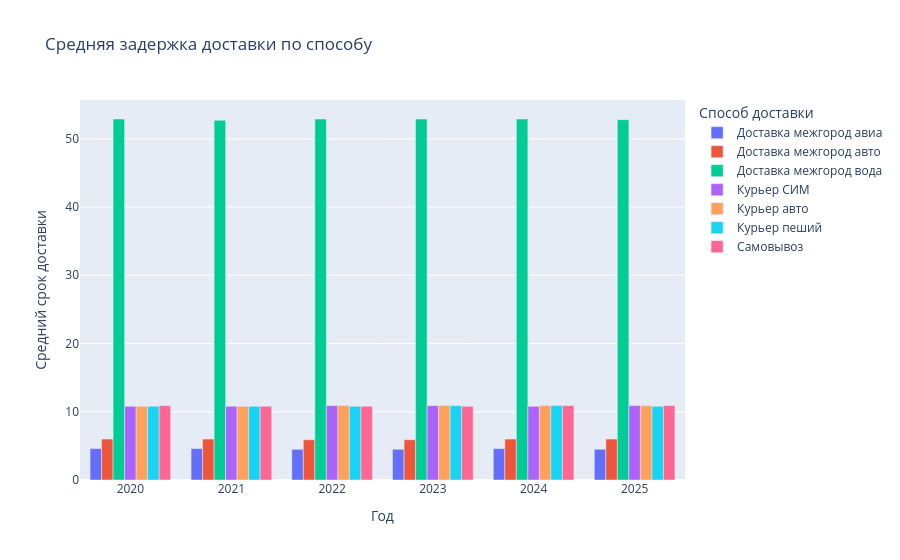

The code cell stored with this chart in its notebook:
### Markdown cell above
### Средний срок доставки заказа

### Code cell
df = duckdb.query(
    """
    SELECT
        date_trunc('year', order_date) AS year,
        ship_name,
        ROUND(AVG(EPOCH(shipped_date - order_date)) / 86400, 1) AS avg_delay_days
    FROM orders AS o
    JOIN ship_types AS st USING (ship_id)
    WHERE
        1=1
    GROUP BY 1, 2
    ORDER BY 1, 2
    """
).df()

fig = px.bar(
    df,
    x='year',
    y='avg_delay_days',
    color='ship_name',
    barmode='group',  # grouped — столбцы рядом, не стопкой
    labels={
        'year': 'Год',
        'avg_delay_days': 'Средний срок доставки',
        'ship_name': 'Способ доставки'
    },
    title='Средняя задержка доставки по способу'
)
fig.show()

### Figure 1 — Plotly figure (JSON) as saved in the notebook; plotly's stock layout.template omitted (floating-point values rounded to 4 significant figures)
{"data": [{"alignmentgroup": "True", "hovertemplate": "Способ доставки=Доставка межгород авиа<br>Год=%{x}<br>Средний срок доставки=%{y}<extra></extra>", "legendgroup": "Доставка межгород авиа", "marker": {"color": "#636efa", "pattern": {"shape": ""}}, "name": "Доставка межгород авиа", "offsetgroup": "Доставка межгород авиа", "orientation": "v", "showlegend": true, "textposition": "auto", "type": "bar", "x": ["2020-01-01T00:00:00.000000", "2021-01-01T00:00:00.000000", "2022-01-01T00:00:00.000000", "2023-01-01T00:00:00.000000", "2024-01-01T00:00:00.000000", "2025-01-01T00:00:00.000000"], "xaxis": "x", "y": [4.6, 4.6, 4.5, 4.5, 4.6, 4.5], "yaxis": "y"}, {"alignmentgroup": "True", "hovertemplate": "Способ доставки=Доставка межгород авто<br>Год=%{x}<br>Средний срок доставки=%{y}<extra></extra>", "legendgroup": "Доставка межгород авто", "marker": {"color": "#EF553B", "pattern": {"shape": ""}}, "name": "Доставка межгород авто", "offsetgroup": "Доставка межгород авто", "orientation": "v", "showlegend": true, "textposition": "auto", "type": "bar", "x": ["2020-01-01T00:00:00.000000", "2021-01-01T00:00:00.000000", "2022-01-01T00:00:00.000000", "2023-01-01T00:00:00.000000", "2024-01-01T00:00:00.000000", "2025-01-01T00:00:00.000000"], "xaxis": "x", "y": [6.0, 6.0, 5.9, 5.9, 6.0, 6.0], "yaxis": "y"}, {"alignmentgroup": "True", "hovertemplate": "Способ доставки=Доставка межгород вода<br>Год=%{x}<br>Средний срок доставки=%{y}<extra></extra>", "legendgroup": "Доставка межгород вода", "marker": {"color": "#00cc96", "pattern": {"shape": ""}}, "name": "Доставка межгород вода", "offsetgroup": "Доставка межгород вода", "orientation": "v", "showlegend": true, "textposition": "auto", "type": "bar", "x": ["2020-01-01T00:00:00.000000", "2021-01-01T00:00:00.000000", "2022-01-01T00:00:00.000000", "2023-01-01T00:00:00.000000", "2024-01-01T00:00:00.000000", "2025-01-01T00:00:00.000000"], "xaxis": "x", "y": [52.9, 52.7, 52.9, 52.9, 52.9, 52.8], "yaxis": "y"}, {"alignmentgroup": "True", "hovertemplate": "Способ доставки=Курьер СИМ<br>Год=%{x}<br>Средний срок доставки=%{y}<extra></extra>", "legendgroup": "Курьер СИМ", "marker": {"color": "#ab63fa", "pattern": {"shape": ""}}, "name": "Курьер СИМ", "offsetgroup": "Курьер СИМ", "orientation": "v", "showlegend": true, "textposition": "auto", "type": "bar", "x": ["2020-01-01T00:00:00.000000", "2021-01-01T00:00:00.000000", "2022-01-01T00:00:00.000000", "2023-01-01T00:00:00.000000", "2024-01-01T00:00:00.000000", "2025-01-01T00:00:00.000000"], "xaxis": "x", "y": [10.8, 10.8, 10.9, 10.9, 10.8, 10.9], "yaxis": "y"}, {"alignmentgroup": "True", "hovertemplate": "Способ доставки=Курьер авто<br>Год=%{x}<br>Средний срок доставки=%{y}<extra></extra>", "legendgroup": "Курьер авто", "marker": {"color": "#FFA15A", "pattern": {"shape": ""}}, "name": "Курьер авто", "offsetgroup": "Курьер авто", "orientation": "v", "showlegend": true, "textposition": "auto", "type": "bar", "x": ["2020-01-01T00:00:00.000000", "2021-01-01T00:00:00.000000", "2022-01-01T00:00:00.000000", "2023-01-01T00:00:00.000000", "2024-01-01T00:00:00.000000", "2025-01-01T00:00:00.000000"], "xaxis": "x", "y": [10.8, 10.8, 10.9, 10.9, 10.9, 10.9], "yaxis": "y"}, {"alignmentgroup": "True", "hovertemplate": "Способ доставки=Курьер пеший<br>Год=%{x}<br>Средний срок доставки=%{y}<extra></extra>", "legendgroup": "Курьер пеший", "marker": {"color": "#19d3f3", "pattern": {"shape": ""}}, "name": "Курьер пеший", "offsetgroup": "Курьер пеший", "orientation": "v", "showlegend": true, "textposition": "auto", "type": "bar", "x": ["2020-01-01T00:00:00.000000", "2021-01-01T00:00:00.000000", "2022-01-01T00:00:00.000000", "2023-01-01T00:00:00.000000", "2024-01-01T00:00:00.000000", "2025-01-01T00:00:00.000000"], "xaxis": "x", "y": [10.8, 10.8, 10.8, 10.9, 10.9, 10.8], "yaxis": "y"}, {"alignmentgroup": "True", "hovertemplate": "Способ доставки=Самовывоз<br>Год=%{x}<br>Средний срок доставки=%{y}<extra></extra>", "legendgroup": "Самовывоз", "marker": {"color": "#FF6692", "pattern": {"shape": ""}}, "name": "Самовывоз", "offsetgroup": "Самовывоз", "orientation": "v", "showlegend": true, "textposition": "auto", "type": "bar", "x": ["2020-01-01T00:00:00.000000", "2021-01-01T00:00:00.000000", "2022-01-01T00:00:00.000000", "2023-01-01T00:00:00.000000", "2024-01-01T00:00:00.000000", "2025-01-01T00:00:00.000000"], "xaxis": "x", "y": [10.9, 10.8, 10.8, 10.8, 10.9, 10.9], "yaxis": "y"}], "layout": {"barmode": "group", "legend": {"title": {"text": "Способ доставки"}, "tracegroupgap": 0}, "title": {"text": "Средняя задержка доставки по способу"}, "xaxis": {"anchor": "y", "domain": [0, 1], "title": {"text": "Год"}}, "yaxis": {"anchor": "x", "domain": [0, 1], "title": {"text": "Средний срок доставки"}}}}
